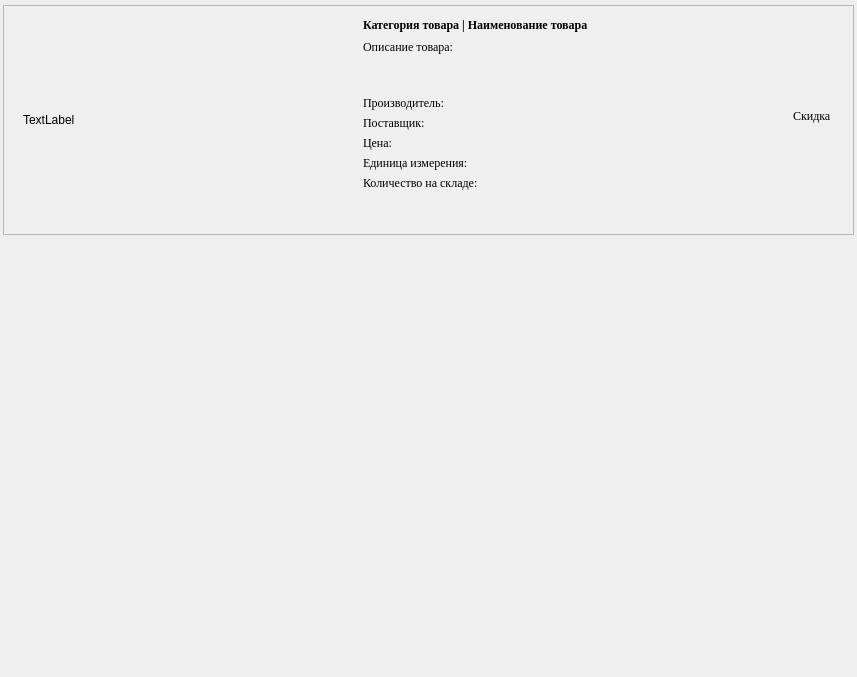
   <widget class="QWidget" name="scrollAreaWidgetContents">
    <property name="geometry">
     <rect>
      <x>0</x>
      <y>0</y>
      <width>857</width>
      <height>677</height>
     </rect>
    </property>
    <widget class="QFrame" name="item_card">
     <property name="geometry">
      <rect>
       <x>3</x>
       <y>5</y>
       <width>851</width>
       <height>230</height>
      </rect>
     </property>
     <property name="frameShape">
      <enum>QFrame::Shape::StyledPanel</enum>
     </property>
     <property name="frameShadow">
      <enum>QFrame::Shadow::Raised</enum>
     </property>
     <widget class="QLabel" name="label_main_price_19">
      <property name="geometry">
       <rect>
        <x>470</x>
        <y>130</y>
        <width>101</width>
        <height>16</height>
       </rect>
      </property>
      <property name="palette">
       <palette>
        <active>
         <colorrole role="WindowText">
          <brush brushstyle="SolidPattern">
           <color alpha="255">
            <red>255</red>
            <green>0</green>
            <blue>0</blue>
           </color>
          </brush>
         </colorrole>
         <colorrole role="Text">
          <brush brushstyle="SolidPattern">
           <color alpha="255">
            <red>255</red>
            <green>0</green>
            <blue>0</blue>
           </color>
          </brush>
         </colorrole>
        </active>
        <inactive>
         <colorrole role="WindowText">
          <brush brushstyle="SolidPattern">
           <color alpha="255">
            <red>255</red>
            <green>0</green>
            <blue>0</blue>
           </color>
          </brush>
         </colorrole>
         <colorrole role="Text">
          <brush brushstyle="SolidPattern">
           <color alpha="255">
            <red>255</red>
            <green>0</green>
            <blue>0</blue>
           </color>
          </brush>
         </colorrole>
        </inactive>
        <disabled/>
       </palette>
      </property>
      <property name="font">
       <font>
        <family>Times New Roman</family>
        <strikeout>true</strikeout>
       </font>
      </property>
      <property name="text">
       <string/>
      </property>
     </widget>
     <widget class="QLabel" name="label_category_name_20">
      <property name="geometry">
       <rect>
        <x>360</x>
        <y>10</y>
        <width>301</width>
        <height>20</height>
       </rect>
      </property>
      <property name="font">
       <font>
        <family>Times New Roman</family>
        <bold>true</bold>
       </font>
      </property>
      <property name="text">
       <string>Категория товара | Наименование товара</string>
      </property>
     </widget>
     <widget class="QLabel" name="label_price_20">
      <property name="geometry">
       <rect>
        <x>360</x>
        <y>130</y>
        <width>101</width>
        <height>16</height>
       </rect>
      </property>
      <property name="font">
       <font>
        <family>Times New Roman</family>
       </font>
      </property>
      <property name="text">
       <string>Цена:</string>
      </property>
     </widget>
     <widget class="QLabel" name="label_uom_20">
      <property name="geometry">
       <rect>
        <x>360</x>
        <y>150</y>
        <width>301</width>
        <height>16</height>
       </rect>
      </property>
      <property name="font">
       <font>
        <family>Times New Roman</family>
       </font>
      </property>
      <property name="text">
       <string>Единица измерения:</string>
      </property>
     </widget>
     <widget class="QLabel" name="label_amount_20">
      <property name="geometry">
       <rect>
        <x>360</x>
        <y>170</y>
        <width>301</width>
        <height>16</height>
       </rect>
      </property>
      <property name="font">
       <font>
        <family>Times New Roman</family>
       </font>
      </property>
      <property name="text">
       <string>Количество на складе: </string>
      </property>
     </widget>
     <widget class="QLabel" name="label_skidka_20">
      <property name="geometry">
       <rect>
        <x>790</x>
        <y>10</y>
        <width>51</width>
        <height>201</height>
       </rect>
      </property>
      <property name="font">
       <font>
        <family>Times New Roman</family>
       </font>
      </property>
      <property name="text">
       <string>Скидка</string>
      </property>
     </widget>
     <widget class="QLabel" name="picture_19">
      <property name="geometry">
       <rect>
        <x>20</x>
        <y>15</y>
        <width>300</width>
        <height>200</height>
       </rect>
      </property>
      <property name="text">
       <string>TextLabel</string>
      </property>
     </widget>
     <widget class="QLabel" name="label_supplier_20">
      <property name="geometry">
       <rect>
        <x>360</x>
        <y>110</y>
        <width>301</width>
        <height>16</height>
       </rect>
      </property>
      <property name="font">
       <font>
        <family>Times New Roman</family>
       </font>
      </property>
      <property name="text">
       <string>Поставщик: </string>
      </property>
     </widget>
     <widget class="QLabel" name="label_producer_20">
      <property name="geometry">
       <rect>
        <x>360</x>
        <y>90</y>
        <width>301</width>
        <height>16</height>
       </rect>
      </property>
      <property name="font">
       <font>
        <family>Times New Roman</family>
       </font>
      </property>
      <property name="text">
       <string>Производитель:</string>
      </property>
     </widget>
     <widget class="QLabel" name="label_description_20">
      <property name="geometry">
       <rect>
        <x>360</x>
        <y>35</y>
        <width>301</width>
        <height>41</height>
       </rect>
      </property>
      <property name="font">
       <font>
        <family>Times New Roman</family>
       </font>
      </property>
      <property name="text">
       <string>Описание товара:</string>
      </property>
      <property name="alignment">
       <set>Qt::AlignmentFlag::AlignLeading|Qt::AlignmentFlag::AlignLeft|Qt::AlignmentFlag::AlignTop</set>
      </property>
      <property name="wordWrap">
       <bool>true</bool>
      </property>
     </widget>
    </widget>
   </widget>
